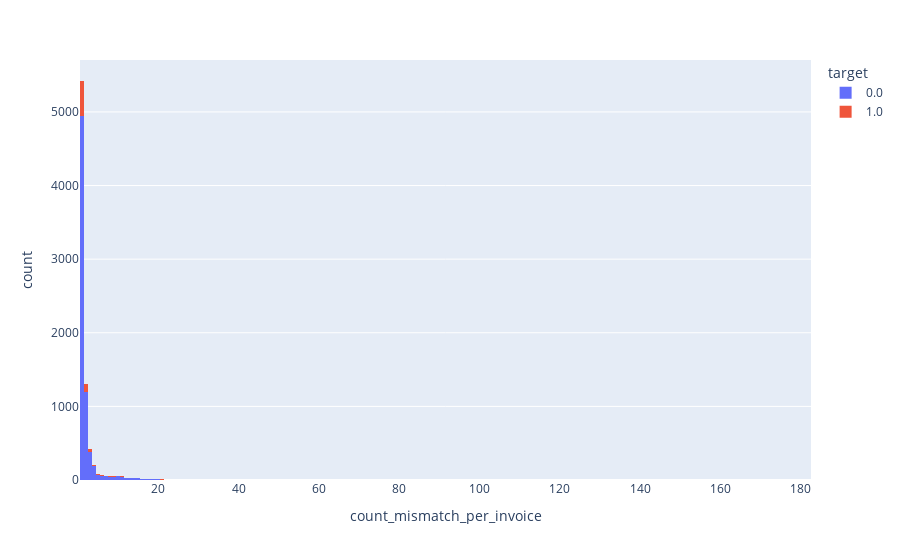

The code cell stored with this chart in its notebook:
### Code cell
px.histogram(agg_clients[agg_clients.count_mismatch_per_invoice > 0], x='count_mismatch_per_invoice', histfunc='count', color='target')

### Figure 1 — Plotly figure (JSON) as saved in the notebook; plotly's stock layout.template omitted (floating-point values rounded to 4 significant figures; data arrays with more than 128 entries replaced by an {"elided": "..."} marker saying what was removed)
{"data": [{"alignmentgroup": "True", "bingroup": "x", "histfunc": "count", "hovertemplate": "target=0.0<br>count_mismatch_per_invoice=%{x}<br>count=%{y}<extra></extra>", "legendgroup": "0.0", "marker": {"color": "#636efa", "pattern": {"shape": ""}}, "name": "0.0", "offsetgroup": "0.0", "orientation": "v", "showlegend": true, "type": "histogram", "x": {"elided": "7284 int values"}, "xaxis": "x", "yaxis": "y"}, {"alignmentgroup": "True", "bingroup": "x", "histfunc": "count", "hovertemplate": "target=1.0<br>count_mismatch_per_invoice=%{x}<br>count=%{y}<extra></extra>", "legendgroup": "1.0", "marker": {"color": "#EF553B", "pattern": {"shape": ""}}, "name": "1.0", "offsetgroup": "1.0", "orientation": "v", "showlegend": true, "type": "histogram", "x": {"elided": "681 int values"}, "xaxis": "x", "yaxis": "y"}], "layout": {"barmode": "relative", "legend": {"title": {"text": "target"}, "tracegroupgap": 0}, "margin": {"t": 60}, "xaxis": {"anchor": "y", "domain": [0, 1], "title": {"text": "count_mismatch_per_invoice"}}, "yaxis": {"anchor": "x", "domain": [0, 1], "title": {"text": "count"}}}}
